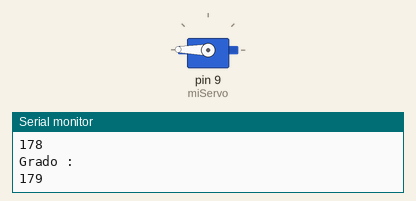
The sketch below on a simulated Arduino Uno, built with avr-gcc and run on an emulated ATmega328P. Parts: servo, the last lines printed to the serial monitor.

Above: at 14.45 s.
At 39.95 s:
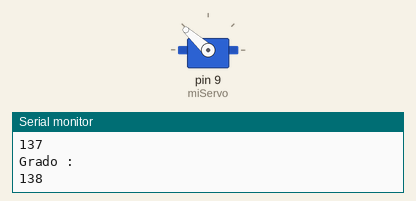
Timing chart, 0 to 40.0 s (numbered marks = the images above):
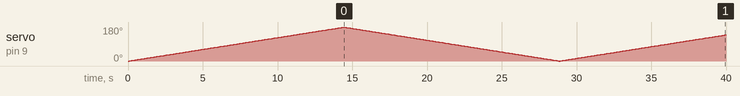

The sketch:

sketch_ServoConFor.ino
```cpp
#include <Servo.h>


int Pos = 0;
Servo miServo;

void setup() {
  // put your setup code here, to run once:
  miServo.attach(9);
  Serial.begin(9600);
}

void loop() {
  // put your main code here, to run repeatedly:
  for(Pos = 0; Pos <=179; Pos +=1){
    miServo.write(Pos);
    Serial.println("Grado :");
    Serial.println(Pos);
    delay(80);
  }
  for(Pos = 179; Pos >=1; Pos -=1){
    miServo.write(Pos);
    Serial.println("Grado :");
    Serial.println(Pos);
    delay(80);
  }
}
```
